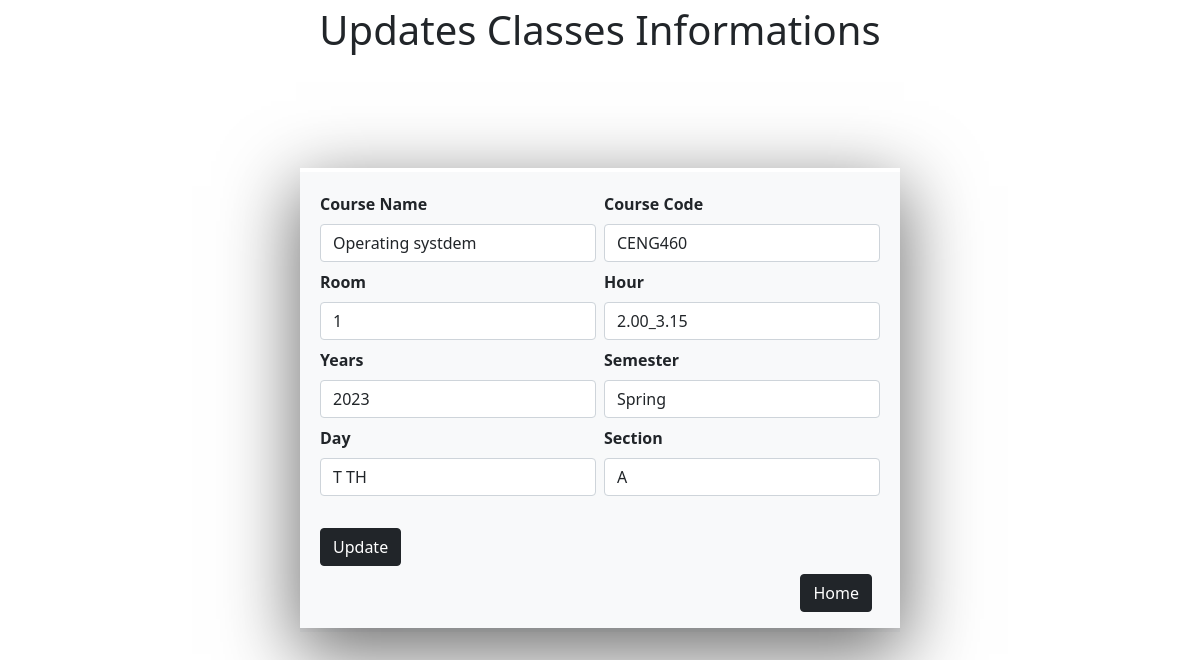
/updateclass.php?id=83, run on the app's committed database.
### tables this page shows
CREATE TABLE `classes` (
  `class_id` int(255) NOT NULL,
  `Course_Name` varchar(40) NOT NULL,
  `Course_Code` varchar(40) NOT NULL,
  `Room` varchar(15) NOT NULL,
  `Name_Of_Doctor` varchar(40) NOT NULL,
  `hour` text NOT NULL,
  `Years` year(4) NOT NULL,
  `Semester` varchar(70) NOT NULL,
  `day` text NOT NULL,
  `section` text NOT NULL
);

### updateclass.php (the view, shortened to what this page needs)
<?php
$servername="localhost";
$username="root";
$password="";
$database="university";
$connection = new mysqli($servername, $username, $password, $database);
$Course_Name="";
$Course_Code="";
$Room="";
$hour="";
$Years="";
$Semester="";
$day="";
$section="";
  if($_SERVER['REQUEST_METHOD']=='GET'){
    $id = $_GET["id"];
      $sql="SELECT * FROM classes WHERE class_id=$id";
      $result=$connection->query($sql);
       $row=$result->fetch_assoc();
        $Course_Name=$row["Course_Name"];
        $Course_Code=$row["Course_Code"];
        $Room=$row["Room"];
        $hour=$row["hour"];
        $Years=$row["Years"];
        $Semester=$row["Semester"];
        $day=$row["day"];
        $section=$row["section"];
          }
	?>
<!doctype html>
<html lang="en">
  <head>
    <link href="https://cdn.jsdelivr.net/npm/bootstrap@5.0.2/dist/css/bootstrap.min.css" rel="stylesheet">
    <link rel="stylesheet" href="addDr.css">
    <link rel="stylesheet" href="updatestudent.css">
  </head>
  <body>
  <p class="text-center fs-1">Updates Classes Informations</p>
<br><br>
<section class="container my-5 bg-light w-50 text-dark p-1">
<form class="row g-2 p-3" method="POST" autocomplete="off">
  <div class="col-md-6">
    <label for="" class="form-label fw-bolder">Course Name</label>
    <input type="text" name="Course_Name" class="form-control" value="<?php echo $Course_Name;?>" placeholder="Update Course Name" required value="">
  </div>
  <div class="col-md-6">
    <label for="" class="form-label fw-bolder">Course Code</label>
    <input type="text" name="Course_Code" class="form-control" value="<?php echo $Course_Code;?>" placeholder="Update Course Code" required value="">
  </div>
  <div class="col-6">
    <label for="" class="form-label fw-bolder">Room</label>
    <input type="text" name="Room" class="form-control" value="<?php echo $Room;?>" placeholder="Update Room" required value="">
  </div>
  <div class="col-6">
    <label for="" class="form-label fw-bolder">Hour</label>
    <input type="text" name="hour" class="form-control" value="<?php echo $hour;?>" placeholder="Update Hour" required value="">
  </div>
  <div class="col-6">
    <label for="" class="form-label fw-bolder">Years</label>
    <input type="text" name="Years" class="form-control" value="<?php echo $Years;?>" placeholder="Update Year" required value="">
  </div>
  <div class="col-6">
    <label for="" class="form-label fw-bolder">Semester</label>
    <input type="text" name="Semester" class="form-control" value="<?php echo $Semester;?>" placeholder="Update Semester" required value="">
  </div>
  <div class="col-6">
    <label for="" class="form-label fw-bolder">Day</label>
    <input type="text" name="day" class="form-control" value="<?php echo $day;?>" placeholder="Update Day" required value="">
  </div>
  <div class="col-6">
    <label for="" class="form-label fw-bolder">Section</label>
    <input type="text" name="section" class="form-control" value="<?php echo $section;?>" placeholder="Update Section" required value="">
  </div>
  <div class="col-12">
    <br>
    <button type="submit" name="submit" id="submit" class="btn btn-dark">Update</button>
  </div>
  <div class="d-grid gap-2 d-md-flex justify-content-md-end">
    <a href="ShowAllClassesByIt.php"><button class="btn btn-dark me-md-2" type="button">Home</button></a>
  </div>
</form>
  </body>
</html>

### addDr.css (style rules this page uses)
* { box-sizing: border-box; margin: 0; padding: 0; }
.container { align-items: center; }
form { box-shadow: rgba(0, 0, 0, 0.3) 0px 19px 38px, rgba(0, 0, 0, 0.22) 0px 15px 12px; }

### updatestudent.css (style rules this page uses)
form { box-shadow: rgba(0, 0, 0, 0.56) 0px 22px 70px 4px; }

### data on the page
classes: Course_Name "Operating systdem", Course_Code "CENG460", Room "1", hour "2.00_3.15", Years "2023", Semester "Spring", day "T TH", section "A"
